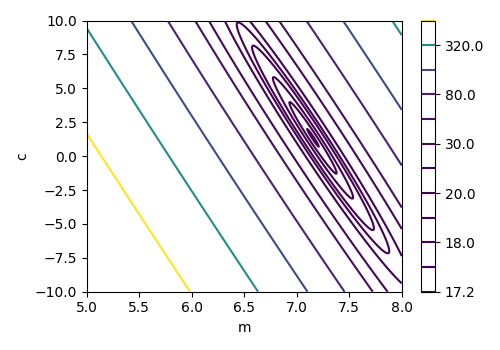

The script that saved this image:
import numpy as np
import matplotlib.pyplot as plt

# Data
x = np.array([8, 9, 10, 11, 12, 13, 14, 15])
y = np.array([54, 69, 75, 78, 85, 102, 103, 103])

# Generating a range of values for m and c
m_values = np.linspace(5, 8, 1000)
c_values = np.linspace(-10, 10, 1000)

# Preparing the grid for m and c values
M, C = np.meshgrid(m_values, c_values)

# Calculating the error for each combination of m and c
Error = np.zeros(M.shape)
for i in range(len(x)):
    Error += (y[i] - (M*x[i] + C))**2
Error /= 8

# Plotting the contour plot
plt.figure(figsize=(5, 3.5))
cp = plt.contour(M, C, Error, levels=[17.25,17.5,18,19,20,22,30,42,80,160,320,640], cmap='viridis')
plt.colorbar(cp)
#plt.title('Contour Plot of Error Function')
plt.xlabel('m')
plt.ylabel('c')
plt.tight_layout()
plt.savefig('02.3_contour.png')
plt.show()

#np.geomspace(Error.min(), Error.max(), 20)
